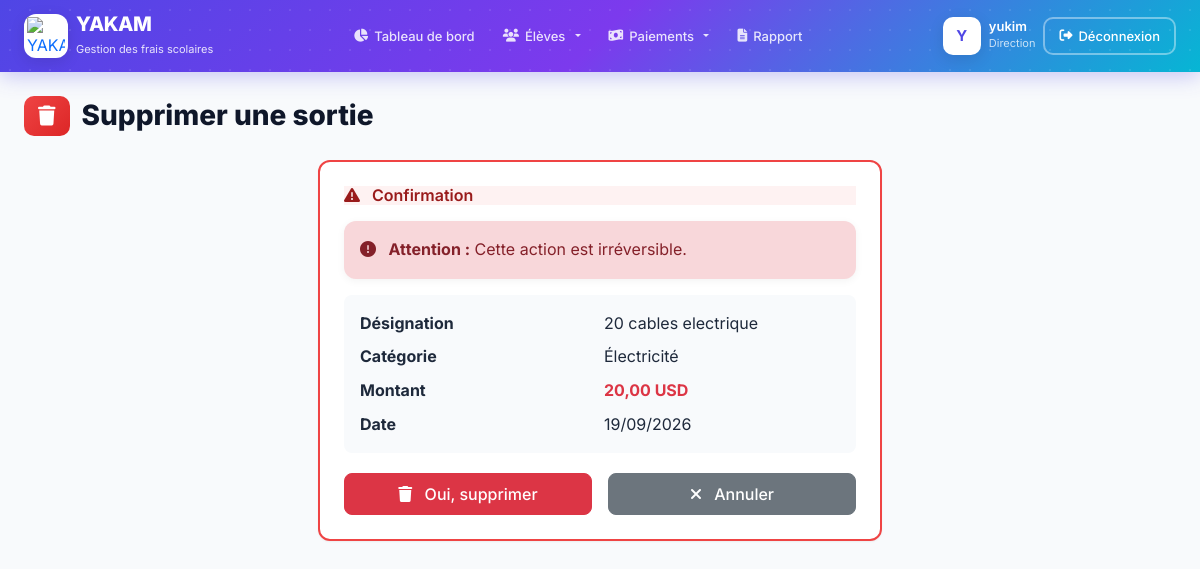
/sorties/supprimer/1/ (signed in), run on the app's committed database.
### gestion/models.py (models this page shows, shortened)
class Sortie(models.Model):
    CATEGORIES = [
        ('FOURNITURES', 'Achat fournitures'),
        ('ELECTRICITE', 'Électricité'),
        ('EAU', 'Eau'),
        ('LOYER', 'Loyer'),
        ('SALAIRES', 'Salaires'),
        ('REPARATION', 'Réparation'),
        ('TRANSPORT', 'Transport'),
        ('FRAIS_ADMIN', 'Frais administratifs'),
        ('AUTRE', 'Autre'),
    ]
    STATUT_CHOICES = [
        ('VALIDE', '✅ Valide'),
        ('ANNULE', '⛔ Annulé'),
    ]
    ecole = models.ForeignKey(
        'Ecole',
        on_delete=models.CASCADE,
        related_name='sorties',
        null=True,
        blank=True
    )
    designation = models.CharField(max_length=200)
    categorie = models.CharField(max_length=20, choices=CATEGORIES, default='AUTRE')
    montant = models.DecimalField(max_digits=10, decimal_places=2)
    type_montant = models.CharField(
        max_length=3,
        choices=[('FC', 'FC'), ('USD', 'USD')],
        default='USD'
    )
    date_sortie = models.DateField(default=datetime.now)
    description = models.TextField(blank=True, null=True)
    statut = models.CharField(max_length=10, choices=STATUT_CHOICES, default='VALIDE')
    created_by = models.ForeignKey(
        User,
        on_delete=models.SET_NULL,
        null=True,
        blank=True,
        related_name='sorties_creees'
    )
    created_at = models.DateTimeField(auto_now_add=True)
    modified_by = models.ForeignKey(
        User,
        on_delete=models.SET_NULL,
        null=True,
        blank=True,
        related_name='sorties_modifiees'
    )
    modified_at = models.DateTimeField(auto_now=True)
    annule_by = models.ForeignKey(
        User,
        on_delete=models.SET_NULL,
        null=True,
        blank=True,
        related_name='sorties_annulees'
    )
    annule_at = models.DateTimeField(null=True, blank=True)
    raison_annulation = models.TextField(blank=True, null=True)
    class Meta:
        verbose_name = "Sortie"
        verbose_name_plural = "Sorties"
        ordering = ['-date_sortie', '-created_at']

### gestion/views.py (the view)
# urls.py: path('sorties/supprimer/<int:sortie_id>/', views.supprimer_sortie, name='supprimer_sortie'),
@login_required
def supprimer_sortie(request, sortie_id):
    sortie = get_object_or_404(Sortie, id=sortie_id)
    if request.method == 'POST':
        designation = sortie.designation
        montant = sortie.montant
        sortie.delete()
        messages.warning(request, f"🗑️ Sortie '{designation}' ({montant}) supprimée !")
        return redirect('gestion:historique_sorties')
    return render(request, 'gestion/supprimer_sortie.html', {'sortie': sortie})

### gestion/templates/gestion/supprimer_sortie.html (shortened to what this page needs)
{% extends 'gestion/base.html' %}
{% load static %}
{% block content %}
<div class="row mb-4">
    <div class="col">
        <h2 style="font-size: 28px; font-weight: 800; color: #0f172a; margin: 0; display: flex; align-items: center; gap: 12px;">
            <span style="background: linear-gradient(135deg, #EF4444, #DC2626); color: white; padding: 8px 14px; border-radius: 10px; font-size: 20px;">
                <i class="fas fa-trash"></i>
            </span>
            Supprimer une sortie
        </h2>
    </div>
</div>
<div class="row">
    <div class="col-md-6 mx-auto">
        <div class="dashboard-card" style="border: 2px solid #EF4444;">
            <div class="card-header" style="background: #FEF2F2;">
                <h5 style="color: #991B1B;">
                    <i class="fas fa-exclamation-triangle me-2"></i> Confirmation
                </h5>
            </div>
            <div class="card-body">
                <div class="alert alert-danger">
                    <i class="fas fa-exclamation-circle me-2"></i>
                    <strong>Attention :</strong> Cette action est irréversible.
                </div>
                <div style="background: #f8fafc; border-radius: 8px; padding: 16px; margin-bottom: 20px;">
                    <div class="row g-2">
                        <div class="col-6"><strong>Désignation</strong></div>
                        <div class="col-6">{{ sortie.designation }}</div>
                        <div class="col-6"><strong>Catégorie</strong></div>
                        <div class="col-6">{{ sortie.get_categorie_display }}</div>
                        <div class="col-6"><strong>Montant</strong></div>
                        <div class="col-6"><strong class="text-danger">{{ sortie.montant }} {{ sortie.type_montant }}</strong></div>
                        <div class="col-6"><strong>Date</strong></div>
                        <div class="col-6">{{ sortie.date_sortie|date:"d/m/Y" }}</div>
                    </div>
                </div>
                <form method="post">
                    <div class="d-flex gap-3">
                        <button type="submit" class="btn btn-danger" style="flex: 1;">
                            <i class="fas fa-trash me-2"></i> Oui, supprimer
                        </button>
                        <a href="{% url 'gestion:historique_sorties' %}" class="btn btn-secondary" style="flex: 1;">
                            <i class="fas fa-times me-2"></i> Annuler
                        </a>
                    </div>
                </form>
            </div>
        </div>
    </div>
</div>
{% endblock %}

### gestion/templates/gestion/base.html (shortened to what this page needs)
{% load static %}
<!DOCTYPE html>
<html lang="fr">
<head>
    <link href="https://cdn.jsdelivr.net/npm/bootstrap@5.2.3/dist/css/bootstrap.min.css" rel="stylesheet">
    <link href="https://cdnjs.cloudflare.com/ajax/libs/font-awesome/6.4.0/css/all.min.css" rel="stylesheet">
    <link rel="stylesheet" href="{% static 'css/style.css' %}">
</head>
<body>
    {% if user.is_authenticated %}
    <header class="yakam-header">
        <div class="yakam-header-bg"></div>
        <div class="container-fluid">
            <div class="d-flex align-items-center gap-2">
                <a href="{% url 'gestion:dashboard' %}" class="yakam-logo">
                    <img src="{% static 'images/pc5.logo' %}" alt="YAKAM">
                </a>
                <div>
                    <a href="{% url 'gestion:dashboard' %}" class="yakam-brand">YAKAM</a>
                    <p class="yakam-subtitle d-none d-md-block">Gestion des frais scolaires</p>
                </div>
            </div>
            <nav class="yakam-nav">
                <a class="yakam-nav-link {% if request.resolver_match.url_name == 'dashboard' %}active{% endif %}"
                   href="{% url 'gestion:dashboard' %}">
                    <i class="fas fa-chart-pie"></i> <span>Tableau de bord</span>
                </a>
                <div class="dropdown">
                    <a class="yakam-nav-link dropdown-toggle" href="#" role="button" data-bs-toggle="dropdown" data-bs-auto-close="true">
                        <i class="fas fa-users"></i> <span>Élèves</span>
                    </a>
                </div>
                <div class="dropdown">
                    <a class="yakam-nav-link dropdown-toggle" href="#" role="button" data-bs-toggle="dropdown" data-bs-auto-close="true">
                        <i class="fas fa-money-bill-wave"></i> <span>Paiements</span>
                    </a>
                </div>
                <a class="yakam-nav-link {% if request.resolver_match.url_name == 'rapport' %}active{% endif %}"
                   href="{% url 'gestion:rapport' %}">
                    <i class="fas fa-file-alt"></i> <span>Rapport</span>
                </a>
            </nav>
            <div class="d-flex align-items-center gap-2">
                <div class="yakam-avatar">
                    {{ user.username|slice:":1"|upper }}
                </div>
                <div class="d-none d-md-block">
                    <div class="yakam-user-info">{{ user.username }}</div>
                    <div class="yakam-user-role">Direction</div>
                </div>
                <a href="{% url 'gestion:logout' %}" class="btn-logout">
                    <i class="fas fa-sign-out-alt"></i> <span class="d-none d-lg-inline">Déconnexion</span>
                </a>
            </div>
        </div>
    </header>
    {% endif %}
    <div class="main-wrapper">
        <main class="main-content">
            {% block content %}{% endblock %}
        </main>
    </div>
</body>
</html>

### static/css/style.css (style rules this page uses)
:root { --primary: #4F46E5; --primary-light: #818CF8; --primary-dark: #3730A3; --secondary: #0EA5E9; --success: #10B981; --warning: #F59E0B; --danger: #EF4444; --gray-50: #F8FAFC; --gray-100: #F1F5F9; --gray-200: #E2E8F0; --gray-300: #CBD5E1; --gray-400: #94A3B8; --gray-500: #64748B; --gray-600: #475569; --gray-700: #334155; --gray-800: #1E293B; --gray-900: #0F172A; --shadow-sm: 0 1px 2px rgba(0,0,0,0.05); --shadow: 0 4px 6px -1px rgba(0,0,0,0.1); --shadow-lg: 0 10px 15px -3px rgba(0,0,0,0.1); --shadow-xl: 0 20px 25px -5px rgba(0,0,0,0.1); --radius: 12px; --radius-sm: 8px; }
* { margin: 0; padding: 0; box-sizing: border-box; }
body { font-family: 'Inter', -apple-system, BlinkMacSystemFont, sans-serif; background: var(--gray-50); color: var(--gray-800); line-height: 1.6; }
.dashboard-card { background: white; border-radius: var(--radius); padding: 24px; box-shadow: var(--shadow-sm); border: 1px solid var(--gray-200); }
.dashboard-card .card-header { display: flex; justify-content: space-between; align-items: center; margin-bottom: 16px; }
.dashboard-card .card-header h5 { font-size: 16px; font-weight: 600; margin: 0; }
.btn { border-radius: var(--radius-sm); font-weight: 500; padding: 8px 20px; transition: all 0.2s; }

### gestion/templates/gestion/base.html (style rules this page uses)
* { box-sizing: border-box; }
html, body { margin: 0; padding: 0; background: #f8fafc; font-family: 'Inter', sans-serif; }
.yakam-header { position: fixed; top: 0; left: 0; right: 0; z-index: 1030; background: linear-gradient(135deg, #4F46E5 0%, #7C3AED 50%, #06b6d4 100%); padding: 12px 24px; box-shadow: 0 4px 20px rgba(79, 70, 229, 0.3); height: 72px; overflow: visible !important; }
.yakam-header-bg { position: absolute; top: 0; left: 0; right: 0; bottom: 0; opacity: 0.1; background-image: radial-gradient(circle, white 1px, transparent 1px); background-size: 20px 20px; pointer-events: none; overflow: hidden; border-radius: 0; z-index: 0; }
.yakam-header .container-fluid { position: relative; z-index: 1; height: 100%; display: flex; align-items: center; justify-content: space-between; gap: 16px; padding: 0; }
.yakam-logo { background: white; width: 44px; height: 44px; min-width: 44px; border-radius: 12px; display: flex; align-items: center; justify-content: center; box-shadow: 0 4px 15px rgba(0,0,0,0.1); transition: transform 0.3s ease; text-decoration: none; padding: 3px; overflow: hidden; }
.yakam-logo img { width: 100%; height: 100%; object-fit: contain; }
.yakam-brand { color: white; font-weight: 800; font-size: 20px; letter-spacing: -0.5px; text-decoration: none; line-height: 1; }
.yakam-subtitle { color: rgba(255,255,255,0.85); font-size: 11px; margin: 2px 0 0 0; }
.yakam-nav { display: flex; align-items: center; gap: 4px; }
.yakam-nav-link { color: rgba(255,255,255,0.85) !important; text-decoration: none; padding: 8px 16px; border-radius: 10px; font-weight: 500; font-size: 14px; transition: all 0.2s ease; display: inline-flex; align-items: center; gap: 6px; white-space: nowrap; cursor: pointer; border: none; background: transparent; }
.dropdown { position: relative; }
.yakam-avatar { background: white; width: 38px; height: 38px; min-width: 38px; border-radius: 10px; display: flex; align-items: center; justify-content: center; font-weight: 700; font-size: 15px; color: #4F46E5; box-shadow: 0 4px 15px rgba(0,0,0,0.1); }
.yakam-user-info { color: white; font-weight: 600; font-size: 13px; line-height: 1.2; }
.yakam-user-role { color: rgba(255,255,255,0.75); font-size: 11px; }
.btn-logout { color: white; text-decoration: none; padding: 7px 14px; border-radius: 10px; font-weight: 500; font-size: 13px; border: 2px solid rgba(255,255,255,0.4); transition: all 0.2s ease; display: inline-flex; align-items: center; gap: 6px; white-space: nowrap; }
.main-wrapper { padding-top: 72px; min-height: 100vh; }
.main-content { padding: 24px; }
.alert { border-radius: 12px; border: none; box-shadow: 0 2px 8px rgba(0,0,0,0.05); }
@media (max-width: 1200px) { .yakam-nav-link { padding: 8px 12px; font-size: 13px; } }

### data on the page
Sortie: designation "20 cables electrique", categorie "Électricité", montant "20,00", type_montant "USD", date_sortie "19/09/2026"

### other printed values
{{ user.username|slice:":1"|upper }} "Y"
{{ user.username }} "yukim"
